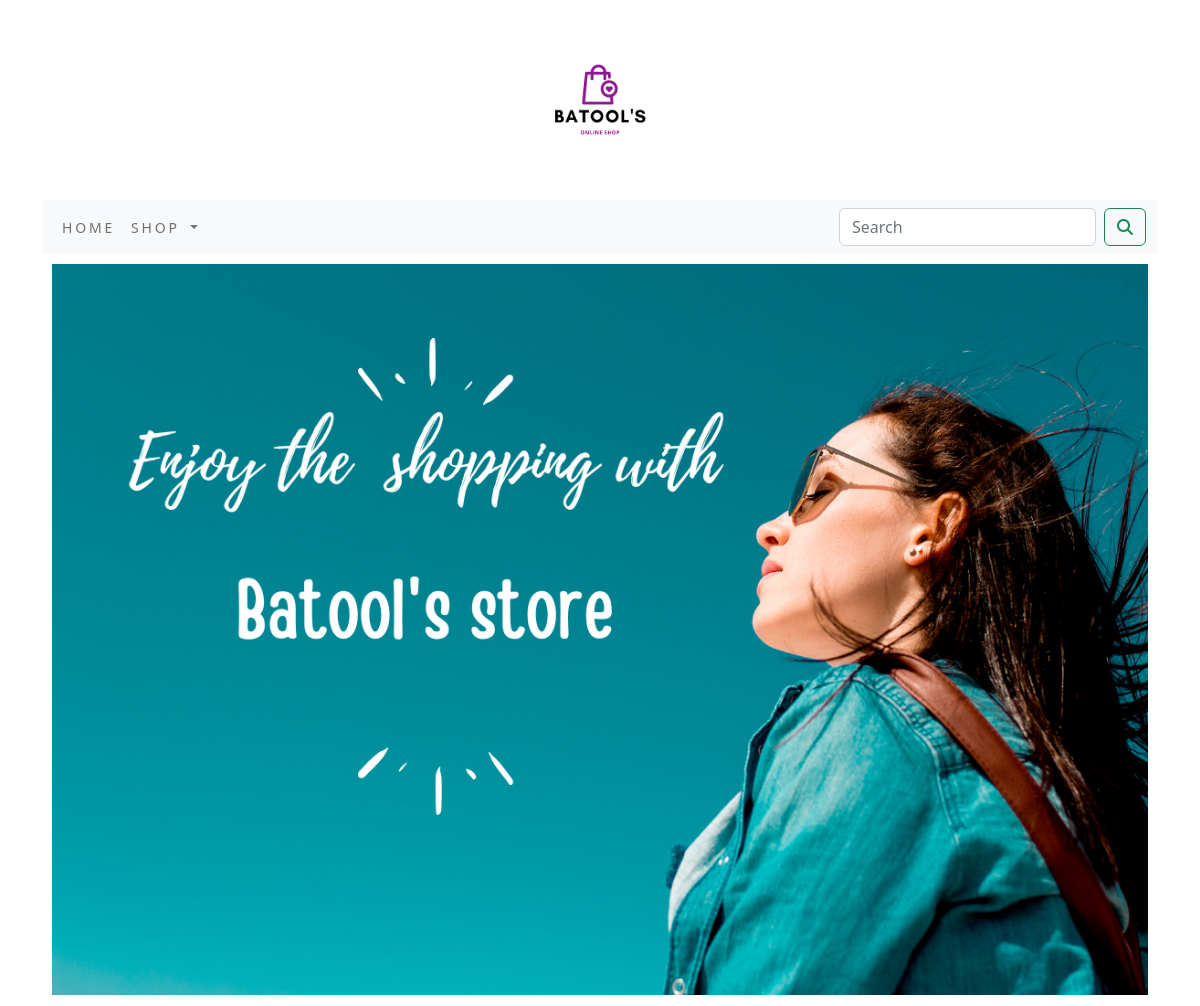
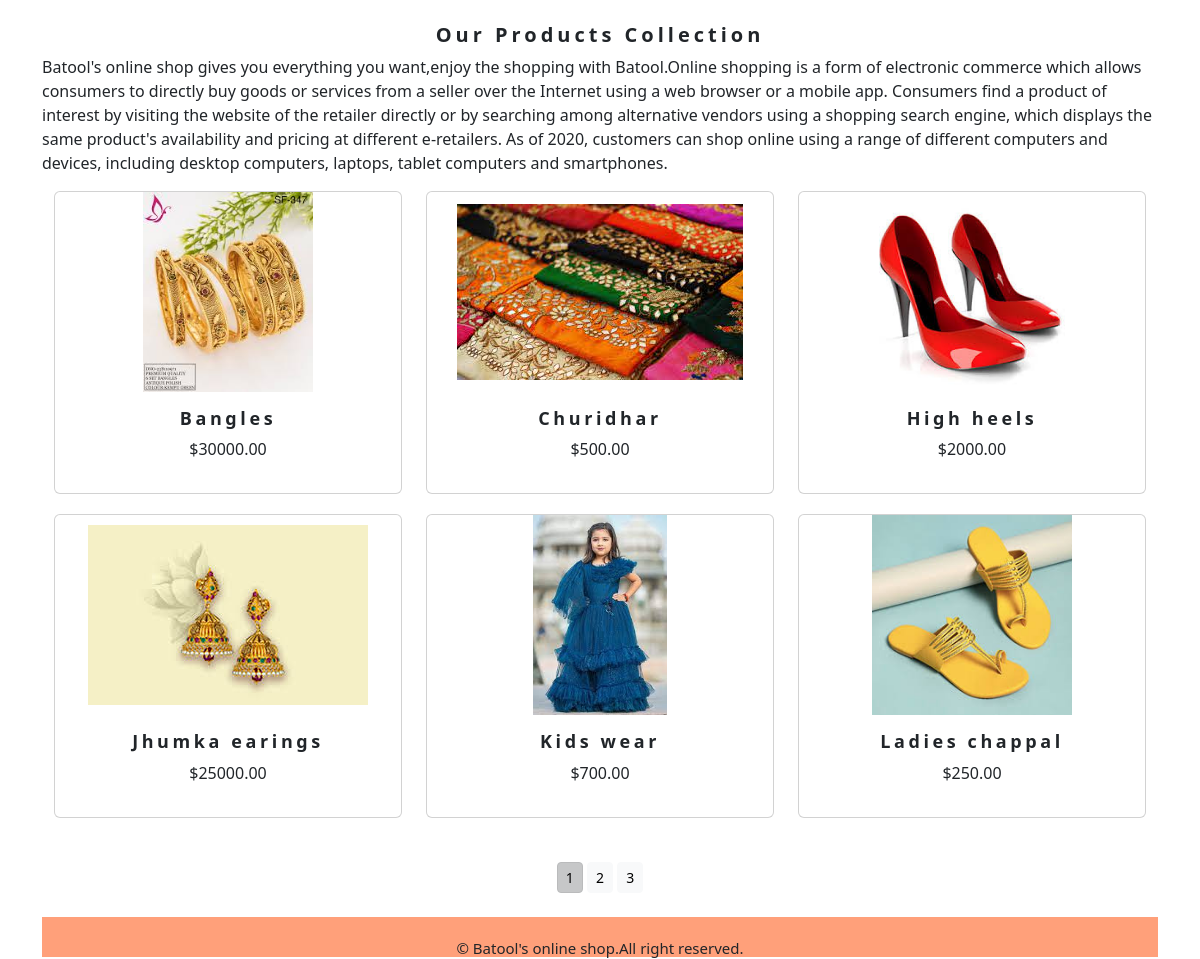
The page /shopapp/ on the database its author committed (2 pictures, top to bottom).
### shopapp/models.py (models this page shows, shortened)
class Product(models.Model):
    name=models.CharField(max_length=250,unique=True)
    slug=models.SlugField(max_length=250,unique=True)
    description=models.TextField(blank=True)
    price=models.DecimalField(max_digits=10,decimal_places=2)
    category=models.ForeignKey(Category,on_delete=models.CASCADE)
    image=models.ImageField(upload_to='product',blank=True)
    stock=models.IntegerField()
    available=models.BooleanField(default=True)
    created=models.DateTimeField(auto_now_add=True)
    updated=models.DateTimeField(auto_now=True)
    def get_url(self):
        return reverse('shopapp:prodCatDetail',args=[self.category.slug,self.slug])
    class Meta:
        ordering=('name',)
        verbose_name='product'
        verbose_name_plural='products'

### shopapp/views.py (the view)
# urls.py: path('', views.allProdCat, name='allProdCat'),
def allProdCat(request, c_slug=None):
    c_page = None
    products_list = None
    if c_slug!= None:
        c_page = get_object_or_404(Category, slug=c_slug)
        products_list = Product.objects.all().filter(category=c_page, available=True)
    else:
        products_list = Product.objects.all().filter(available=True)
    paginator=Paginator(products_list,6)
    try:
        page=int(request.GET.get('page','1'))
    except:
        page=1
    try:
        products=paginator.page(page)
    except (EmptyPage,InvalidPage):
        products=paginator.page((paginator.num_pages))
    return render(request, "category.html", {'category': c_page, 'products': products})

### cart/context_processor.py (called while the page is built)
def counter(request):
    item_count=0
    if 'admin' in request.path:
        return {}
    else:
        try:
            cart=Cart.objects.filter(cart_id=_cart_id(request))
            cart_items=CartItems.objects.all().filter(cart=cart[:1])
            for cart_item in cart_items:
                item_count += cart_item.quantity
        except Cart.DoesNotExist:
            item_count=0
    return dict(item_count=item_count)

### cart/views.py (called while the page is built)
def _cart_id(requset):
    cart = requset.session.session_key
    if not cart:
        cart = requset.session.create()
    return cart

### shopapp/context_processors.py (called while the page is built)
def menu_links(request):
    links=Category.objects.all()
    return dict(links=links)

### shopapp/models.py (called while the page is built)
    def get_url(self):
        return reverse('shopapp:product_by_category',args=[self.slug,])

### template/category.html (shortened to what this page needs)
{% extends 'base.html' %}
    {% load static %}
{% block body %}
    <div class="mx_auto">
        {% if category %}
            <img class="my_image category_image" src="{{category.image.url}}" alt="{{category.name}}" >
    </div>
    <br>
        <div>
            <h1 class="text-center my_title" >{{category.name}}</h1>
            <p class="text-justify">{{category.description}}</p>
        </div>
        {% else %}
            <div>
                <img class="my_image my_image_padding" src="{% static 'img/banner.png' %}" alt="Our products" >
            </div>
            <br>
                <div>
                    <h1 class="text-center my_title"><b>Our Products Collection</b></h1>
                    <p class="text-justify">Batool's online shop gives you everything you want,enjoy the shopping with Batool.Online shopping is a form of electronic commerce which allows consumers to directly buy goods or services from a seller over the Internet using a web browser or a mobile app. Consumers find a product of interest by visiting the website of the retailer directly or by searching among alternative vendors using a shopping search engine, which displays the same product's availability and pricing at different e-retailers. As of 2020, customers can shop online using a range of different computers and devices, including desktop computers, laptops, tablet computers and smartphones.</p>
                </div>
        {% endif %}
            <div class="container">
                <div class="row mx_auto">
                    {% for product in products.object_list %}
                    <div class="my_bottom_margin col-9 col-sm-12 col-md-4 col-lg-4">
                    <div class="card text-center" style="min-width:18rem;">
                        <a href="{{product.get_url}}" ><img class="card-img-top my_image" src="{{product.image.url}}" alt="{{product.name}}" ></a>
                            <div class="card-body">
                            <h4 class="text-center"><b>{{product.name}}</b></h4>
                            <p class="text-center">${{product.price}}</p>
                            </div>
                            </div>
                        </div>
                {% endfor %}
                </div>
                <div class="mx_auto">
                    {% if products.paginator.num_pages > 1 %}
                    <br>
                    <div class="text-center">
                        {% for pg in products.paginator.page_range %}
                            <a href="?page={{pg}}" class="btn btn-light btn-sm {% if products.number == pg %} active {% endif %}">{{pg}}</a>
                        {% endfor %}
                    </div>
                    {% endif %}
                </div>
                <br>
</div>
{% endblock %}

### template/base.html (shortened to what this page needs)
{% load static %}
<!DOCTYPE html>
<html lang="en">
<head>
    <link rel="stylesheet" href="{% static 'css/custom.css' %}">
    <link href="{% static 'css/bootstrap.min.css' %}" rel="stylesheet" >
</head>
<body>
<div class="container">
  {% include 'header.html' %}
  {% include 'navbar.html' %}
  {% block body %}
  {% endblock %}
</div>
{% include 'footer.html' %}
</body>
</html>

### template/header.html
{% load static %}
<header>
        <center>
        <a href="{% url 'shopapp:allProdCat' %}"><img src="{% static 'img/logo.png' %}" alt="Logoimage" width="200px;" height="200px;"></a>
        </center>
</header>

### template/navbar.html (shortened to what this page needs)
<nav class="navbar navbar-expand-lg bg-light">
  <div class="container-fluid">
    <div class="collapse navbar-collapse" id="navbarSupportedContent">
      <ul class="navbar-nav me-auto mb-2 mb-lg-0">
        <li class="nav-item">
          <a class="nav-link" href="#">Home</a>
        </li>
        <li class="nav-item dropdown {% if 'shopapp' in request.path %} active {% endif %}">
          <a class="nav-link dropdown-toggle" href="#" role="button" data-bs-toggle="dropdown" aria-expanded="false">
            shop
          </a>
        </li>
      </ul>
      <form class="d-flex" action="{% url 'search_app:searchResult' %}" method="get">
        <input class="form-control me-2" type="search" placeholder="Search" name="q" aria-label="Search">
        <button class="btn btn-outline-success" type="submit"><i class="fa fa-search"></i></button>
      </form>
    </div>
  </div>
</nav>

### template/footer.html
<div class="footer navbar-fixed-bottom my_footer">
  <p class="text-center">&copy; Batool's online shop.All right reserved.</p>
</div>

### static/css/custom.css (style rules this page uses)
body { font-family: 'Josefin Sans', sans-serif; }
.nav-item { letter-spacing : .2em; font-size : 14px; text-transform : uppercase; }
.my_footer { background-color:#FFA07A; height:40px; }
.my_footer p { padding-top:20px; font-size:15px; }
.my_image { width:100%; height:auto; }
.my_title { font-size:20px; text_transform:uppercase; letter-spacing:.2em; }
.my_image_padding { padding:10px; }
.my_bottom_margin { margin-bottom:20px; }
.card-body h4 { font-size:18px; text_transform:uppercase; letter-spacing:.2em; }
.card-img-top { width:200px; height:200px; object-fit:scale-down; }

### rows shown on the page
Product: image (picture), name "Bangles", price "30000.00"
Product: image (picture), name "Churidhar", price "500.00"
Product: image (picture), name "High heels", price "2000.00"
Product: image (picture), name "Jhumka earings", price "25000.00"
Product: image (picture), name "Kids wear", price "700.00"
Product: image (picture), name "Ladies chappal", price "250.00"

### other values the page prints
{{ pg }} "1" "2" "3"
